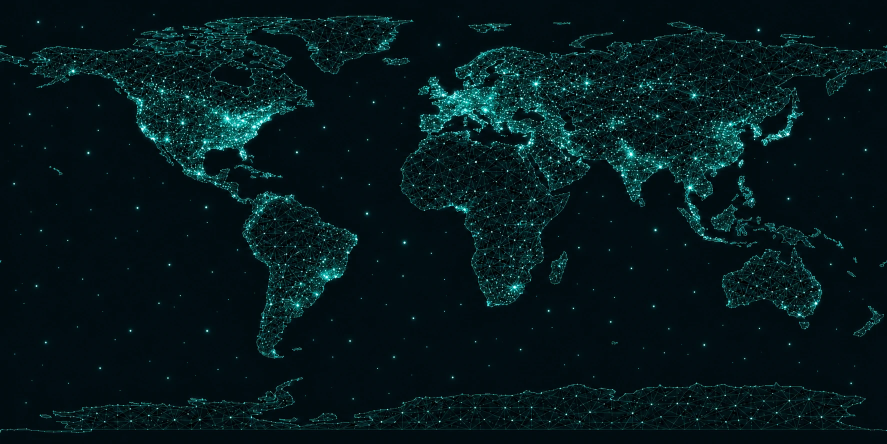
#> input picture frontend/src/assets/nova-globe-network-texture.webp, 1774 x 887 px (shown at 1/2 size); its folder holds only this picture in this run
$ python -i generate_globe_texture.py   (imports and definitions only)
#> lines starting #> are read from the running program, lines starting #| are printed output that depends on the picture
#!/usr/bin/env python3
"""Generate NovaRuo's globe texture from Natural Earth country boundaries.

The Three.js sphere expects a true 2:1 equirectangular texture.  Do not replace
this with a Web-Mercator or decorative world map: latitude markers will no
longer line up with the rendered coastlines.

Source data: Natural Earth, 1:110m Admin 0 Countries (public domain)
https://www.naturalearthdata.com/downloads/110m-cultural-vectors/
"""

from __future__ import annotations

import argparse
import json
import math
from pathlib import Path

from PIL import Image, ImageDraw, ImageFilter


WIDTH = 2048
HEIGHT = 1024


# [83 lines left out: functions project, unwrap_ring, iter_polygons, draw_polygon_copies, point_in_ring, point_in_geojson, not called in this run]


def generate(source: Path, destination: Path) -> None:
    data = json.loads(source.read_text(encoding="utf-8"))
    features = data.get("features", [])

    # Regression controls: both operational markers must resolve to land in
    # the same WGS84 data used to create the visible texture.
    controls = {
        "Hong Kong": (114.1694, 22.3193),
        "Malaysia (Sepang)": (101.7094012, 2.8008619),
    }
    for name, (longitude, latitude) in controls.items():
        if not point_in_geojson(longitude, latitude, features):
            raise RuntimeError(f"{name} control point is not on generated land")

    base = Image.new("RGBA", (WIDTH, HEIGHT), (2, 13, 17, 255))

    # Subtle geographic grid. It is projected with the same transform and
    # makes incorrect texture replacements immediately visible in review.
    grid = Image.new("RGBA", base.size, (0, 0, 0, 0))
    grid_draw = ImageDraw.Draw(grid)
    for longitude in range(-180, 181, 15):
        x, _ = project(longitude, 0)
        grid_draw.line((x, 0, x, HEIGHT), fill=(24, 107, 107, 24), width=1)
    for latitude in range(-75, 76, 15):
        _, y = project(0, latitude)
        grid_draw.line((0, y, WIDTH, y), fill=(24, 107, 107, 20), width=1)
    base.alpha_composite(grid)

    land = Image.new("RGBA", base.size, (0, 0, 0, 0))
    land_draw = ImageDraw.Draw(land)
    glow = Image.new("RGBA", base.size, (0, 0, 0, 0))
    glow_draw = ImageDraw.Draw(glow)

    for feature in features:
        for polygon in iter_polygons(feature.get("geometry") or {}):
            draw_polygon_copies(
                land_draw,
                polygon,
                fill=(7, 49, 52, 255),
                outline=(59, 218, 205, 205),
                width=2,
            )
            draw_polygon_copies(
                glow_draw,
                polygon,
                fill=None,
                outline=(36, 240, 220, 150),
                width=3,
            )

    base.alpha_composite(glow.filter(ImageFilter.GaussianBlur(radius=7)))
    base.alpha_composite(land)

    # Deterministic vertex lights preserve the technological visual language
    # without moving or reshaping any coastline.
    lights = Image.new("RGBA", base.size, (0, 0, 0, 0))
    lights_draw = ImageDraw.Draw(lights)
    counter = 0
    for feature in features:
        for polygon in iter_polygons(feature.get("geometry") or {}):
            if not polygon:
                continue
            for longitude, latitude in unwrap_ring(polygon[0]):
                counter += 1
                if counter % 9:
                    continue
                x, y = project(longitude, latitude)
                for shifted_x in (x - WIDTH, x, x + WIDTH):
                    lights_draw.ellipse(
                        (shifted_x - 1.4, y - 1.4, shifted_x + 1.4, y + 1.4),
                        fill=(102, 255, 236, 185),
                    )
    base.alpha_composite(lights.filter(ImageFilter.GaussianBlur(radius=2)))
    base.alpha_composite(lights)

    destination.parent.mkdir(parents=True, exist_ok=True)
    base.convert("RGB").save(destination, format="PNG", optimize=True)


# [6 lines left out: function main, not called in this run]


# [2 lines not run here, left out]

>>> import cv2
>>> picture = cv2.imread('../frontend/src/assets/nova-globe-network-texture.webp', cv2.IMREAD_GRAYSCALE)
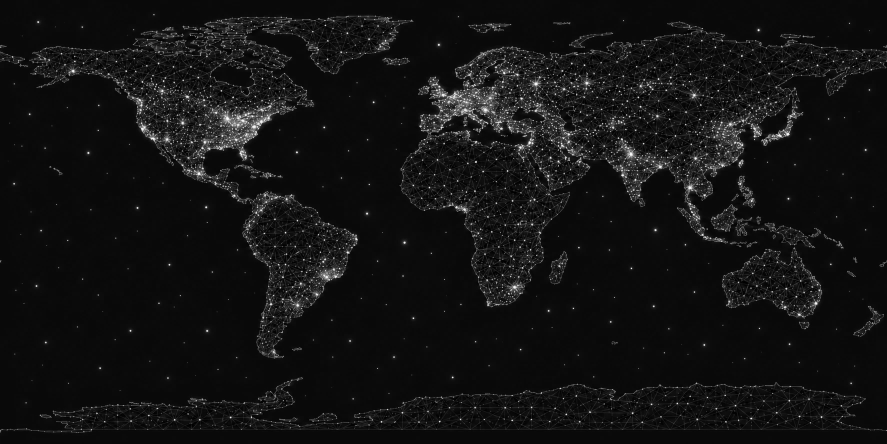
#> picture: shape (887, 1774) (shown at 1/2 size); min 0, max 254, mean 18.7
>>> result = generate(picture, 'out.png')
#> (the run stopped early here; a loop or call above may not have finished)

$ run again, on frontend/src/assets/nova-globe-texture.png
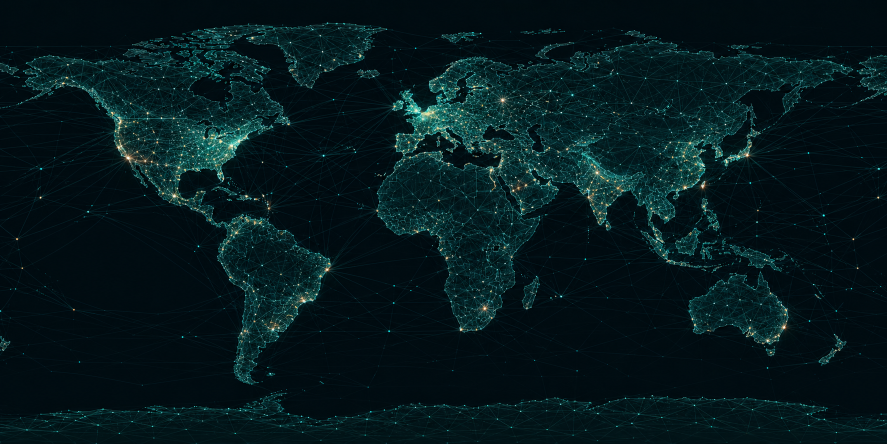
#> input picture frontend/src/assets/nova-globe-texture.png, 1774 x 887 px (shown at 1/2 size)
#> `picture = cv2.imread('../frontend/src/assets/nova-globe-network-textur..`:
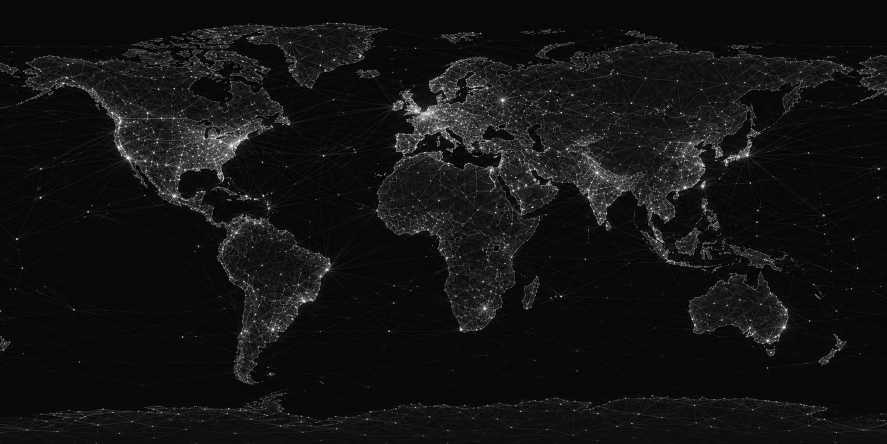
#> picture: shape (887, 1774) (shown at 1/2 size); min 0, max 255, mean 18.8
